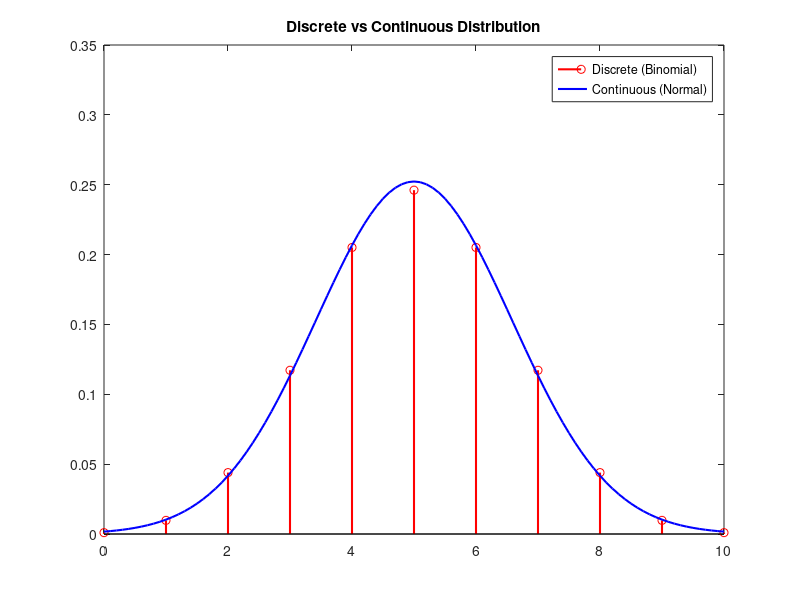

Write MATLAB code to recreate this figure.
clc;
clear;
close all;


n = 10;      
p = 0.5;     
mu = n*p;    
sigma = sqrt(n*p*(1-p)); 


x = 0:n;
y_discrete = nchoosek(n,x(1)); 
y_discrete = arrayfun(@(k) nchoosek(n,k)*p^k*(1-p)^(n-k), x);


x_cont = 0:0.1:10;
y_cont = (1/(sigma*sqrt(2*pi))) * exp(-(x_cont-mu).^2/(2*sigma^2));


stem(x,y_discrete,'r','LineWidth',1.5); 
hold on;
plot(x_cont,y_cont,'b','LineWidth',1.5); 
legend('Discrete (Binomial)','Continuous (Normal)');
title('Discrete vs Continuous Distribution');
